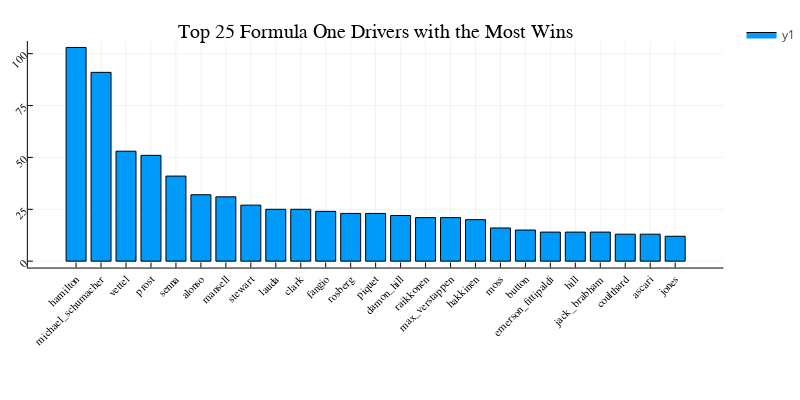

Here is the notebook cell this chart was saved with:
### Code cell
plotlyjs()
bar( df_drivers_winners25[:,:driverRef], df_drivers_winners25[:,:WinsCount], 
    rotation=45, xticks = :all,size=(800,400), 
    title="Top 25 Formula One Drivers with the Most Wins")

### Figure 1 — Plotly figure (JSON) as saved in the notebook; plotly's stock layout.template omitted (floating-point values rounded to 4 significant figures)
{"data": [{"fill": "tozeroy", "fillcolor": "rgba(0, 154, 250, 1.000)", "legendgroup": "y1", "line": {"color": "rgba(0, 0, 0, 1.000)", "dash": "solid", "width": 1}, "mode": "lines", "name": "y1", "showlegend": true, "type": "scatter", "x": [0.1, 0.1, 0.9, 0.9, 0.1, 0.1], "xaxis": "x1", "y": [103, 0, 0, 103, 103, 103], "yaxis": "y1"}, {"fill": "tozeroy", "fillcolor": "rgba(0, 154, 250, 1.000)", "legendgroup": "y1", "line": {"color": "rgba(0, 0, 0, 1.000)", "dash": "solid", "width": 1}, "mode": "lines", "name": "y1", "showlegend": false, "type": "scatter", "x": [1.1, 1.1, 1.9, 1.9, 1.1, 1.1], "xaxis": "x1", "y": [91, 0, 0, 91, 91, 91], "yaxis": "y1"}, {"fill": "tozeroy", "fillcolor": "rgba(0, 154, 250, 1.000)", "legendgroup": "y1", "line": {"color": "rgba(0, 0, 0, 1.000)", "dash": "solid", "width": 1}, "mode": "lines", "name": "y1", "showlegend": false, "type": "scatter", "x": [2.1, 2.1, 2.9, 2.9, 2.1, 2.1], "xaxis": "x1", "y": [53, 0, 0, 53, 53, 53], "yaxis": "y1"}, {"fill": "tozeroy", "fillcolor": "rgba(0, 154, 250, 1.000)", "legendgroup": "y1", "line": {"color": "rgba(0, 0, 0, 1.000)", "dash": "solid", "width": 1}, "mode": "lines", "name": "y1", "showlegend": false, "type": "scatter", "x": [3.1, 3.1, 3.9, 3.9, 3.1, 3.1], "xaxis": "x1", "y": [51, 0, 0, 51, 51, 51], "yaxis": "y1"}, {"fill": "tozeroy", "fillcolor": "rgba(0, 154, 250, 1.000)", "legendgroup": "y1", "line": {"color": "rgba(0, 0, 0, 1.000)", "dash": "solid", "width": 1}, "mode": "lines", "name": "y1", "showlegend": false, "type": "scatter", "x": [4.1, 4.1, 4.9, 4.9, 4.1, 4.1], "xaxis": "x1", "y": [41, 0, 0, 41, 41, 41], "yaxis": "y1"}, {"fill": "tozeroy", "fillcolor": "rgba(0, 154, 250, 1.000)", "legendgroup": "y1", "line": {"color": "rgba(0, 0, 0, 1.000)", "dash": "solid", "width": 1}, "mode": "lines", "name": "y1", "showlegend": false, "type": "scatter", "x": [5.1, 5.1, 5.9, 5.9, 5.1, 5.1], "xaxis": "x1", "y": [32, 0, 0, 32, 32, 32], "yaxis": "y1"}, {"fill": "tozeroy", "fillcolor": "rgba(0, 154, 250, 1.000)", "legendgroup": "y1", "line": {"color": "rgba(0, 0, 0, 1.000)", "dash": "solid", "width": 1}, "mode": "lines", "name": "y1", "showlegend": false, "type": "scatter", "x": [6.1, 6.1, 6.9, 6.9, 6.1, 6.1], "xaxis": "x1", "y": [31, 0, 0, 31, 31, 31], "yaxis": "y1"}, {"fill": "tozeroy", "fillcolor": "rgba(0, 154, 250, 1.000)", "legendgroup": "y1", "line": {"color": "rgba(0, 0, 0, 1.000)", "dash": "solid", "width": 1}, "mode": "lines", "name": "y1", "showlegend": false, "type": "scatter", "x": [7.1, 7.1, 7.9, 7.9, 7.1, 7.1], "xaxis": "x1", "y": [27, 0, 0, 27, 27, 27], "yaxis": "y1"}, {"fill": "tozeroy", "fillcolor": "rgba(0, 154, 250, 1.000)", "legendgroup": "y1", "line": {"color": "rgba(0, 0, 0, 1.000)", "dash": "solid", "width": 1}, "mode": "lines", "name": "y1", "showlegend": false, "type": "scatter", "x": [8.1, 8.1, 8.9, 8.9, 8.1, 8.1], "xaxis": "x1", "y": [25, 0, 0, 25, 25, 25], "yaxis": "y1"}, {"fill": "tozeroy", "fillcolor": "rgba(0, 154, 250, 1.000)", "legendgroup": "y1", "line": {"color": "rgba(0, 0, 0, 1.000)", "dash": "solid", "width": 1}, "mode": "lines", "name": "y1", "showlegend": false, "type": "scatter", "x": [9.1, 9.1, 9.9, 9.9, 9.1, 9.1], "xaxis": "x1", "y": [25, 0, 0, 25, 25, 25], "yaxis": "y1"}, {"fill": "tozeroy", "fillcolor": "rgba(0, 154, 250, 1.000)", "legendgroup": "y1", "line": {"color": "rgba(0, 0, 0, 1.000)", "dash": "solid", "width": 1}, "mode": "lines", "name": "y1", "showlegend": false, "type": "scatter", "x": [10.1, 10.1, 10.9, 10.9, 10.1, 10.1], "xaxis": "x1", "y": [24, 0, 0, 24, 24, 24], "yaxis": "y1"}, {"fill": "tozeroy", "fillcolor": "rgba(0, 154, 250, 1.000)", "legendgroup": "y1", "line": {"color": "rgba(0, 0, 0, 1.000)", "dash": "solid", "width": 1}, "mode": "lines", "name": "y1", "showlegend": false, "type": "scatter", "x": [11.1, 11.1, 11.9, 11.9, 11.1, 11.1], "xaxis": "x1", "y": [23, 0, 0, 23, 23, 23], "yaxis": "y1"}, {"fill": "tozeroy", "fillcolor": "rgba(0, 154, 250, 1.000)", "legendgroup": "y1", "line": {"color": "rgba(0, 0, 0, 1.000)", "dash": "solid", "width": 1}, "mode": "lines", "name": "y1", "showlegend": false, "type": "scatter", "x": [12.1, 12.1, 12.9, 12.9, 12.1, 12.1], "xaxis": "x1", "y": [23, 0, 0, 23, 23, 23], "yaxis": "y1"}, {"fill": "tozeroy", "fillcolor": "rgba(0, 154, 250, 1.000)", "legendgroup": "y1", "line": {"color": "rgba(0, 0, 0, 1.000)", "dash": "solid", "width": 1}, "mode": "lines", "name": "y1", "showlegend": false, "type": "scatter", "x": [13.1, 13.1, 13.9, 13.9, 13.1, 13.1], "xaxis": "x1", "y": [22, 0, 0, 22, 22, 22], "yaxis": "y1"}, {"fill": "tozeroy", "fillcolor": "rgba(0, 154, 250, 1.000)", "legendgroup": "y1", "line": {"color": "rgba(0, 0, 0, 1.000)", "dash": "solid", "width": 1}, "mode": "lines", "name": "y1", "showlegend": false, "type": "scatter", "x": [14.1, 14.1, 14.9, 14.9, 14.1, 14.1], "xaxis": "x1", "y": [21, 0, 0, 21, 21, 21], "yaxis": "y1"}, {"fill": "tozeroy", "fillcolor": "rgba(0, 154, 250, 1.000)", "legendgroup": "y1", "line": {"color": "rgba(0, 0, 0, 1.000)", "dash": "solid", "width": 1}, "mode": "lines", "name": "y1", "showlegend": false, "type": "scatter", "x": [15.1, 15.1, 15.9, 15.9, 15.1, 15.1], "xaxis": "x1", "y": [21, 0, 0, 21, 21, 21], "yaxis": "y1"}, {"fill": "tozeroy", "fillcolor": "rgba(0, 154, 250, 1.000)", "legendgroup": "y1", "line": {"color": "rgba(0, 0, 0, 1.000)", "dash": "solid", "width": 1}, "mode": "lines", "name": "y1", "showlegend": false, "type": "scatter", "x": [16.1, 16.1, 16.9, 16.9, 16.1, 16.1], "xaxis": "x1", "y": [20, 0, 0, 20, 20, 20], "yaxis": "y1"}, {"fill": "tozeroy", "fillcolor": "rgba(0, 154, 250, 1.000)", "legendgroup": "y1", "line": {"color": "rgba(0, 0, 0, 1.000)", "dash": "solid", "width": 1}, "mode": "lines", "name": "y1", "showlegend": false, "type": "scatter", "x": [17.1, 17.1, 17.9, 17.9, 17.1, 17.1], "xaxis": "x1", "y": [16, 0, 0, 16, 16, 16], "yaxis": "y1"}, {"fill": "tozeroy", "fillcolor": "rgba(0, 154, 250, 1.000)", "legendgroup": "y1", "line": {"color": "rgba(0, 0, 0, 1.000)", "dash": "solid", "width": 1}, "mode": "lines", "name": "y1", "showlegend": false, "type": "scatter", "x": [18.1, 18.1, 18.9, 18.9, 18.1, 18.1], "xaxis": "x1", "y": [15, 0, 0, 15, 15, 15], "yaxis": "y1"}, {"fill": "tozeroy", "fillcolor": "rgba(0, 154, 250, 1.000)", "legendgroup": "y1", "line": {"color": "rgba(0, 0, 0, 1.000)", "dash": "solid", "width": 1}, "mode": "lines", "name": "y1", "showlegend": false, "type": "scatter", "x": [19.1, 19.1, 19.9, 19.9, 19.1, 19.1], "xaxis": "x1", "y": [14, 0, 0, 14, 14, 14], "yaxis": "y1"}, {"fill": "tozeroy", "fillcolor": "rgba(0, 154, 250, 1.000)", "legendgroup": "y1", "line": {"color": "rgba(0, 0, 0, 1.000)", "dash": "solid", "width": 1}, "mode": "lines", "name": "y1", "showlegend": false, "type": "scatter", "x": [20.1, 20.1, 20.9, 20.9, 20.1, 20.1], "xaxis": "x1", "y": [14, 0, 0, 14, 14, 14], "yaxis": "y1"}, {"fill": "tozeroy", "fillcolor": "rgba(0, 154, 250, 1.000)", "legendgroup": "y1", "line": {"color": "rgba(0, 0, 0, 1.000)", "dash": "solid", "width": 1}, "mode": "lines", "name": "y1", "showlegend": false, "type": "scatter", "x": [21.1, 21.1, 21.9, 21.9, 21.1, 21.1], "xaxis": "x1", "y": [14, 0, 0, 14, 14, 14], "yaxis": "y1"}, {"fill": "tozeroy", "fillcolor": "rgba(0, 154, 250, 1.000)", "legendgroup": "y1", "line": {"color": "rgba(0, 0, 0, 1.000)", "dash": "solid", "width": 1}, "mode": "lines", "name": "y1", "showlegend": false, "type": "scatter", "x": [22.1, 22.1, 22.9, 22.9, 22.1, 22.1], "xaxis": "x1", "y": [13, 0, 0, 13, 13, 13], "yaxis": "y1"}, {"fill": "tozeroy", "fillcolor": "rgba(0, 154, 250, 1.000)", "legendgroup": "y1", "line": {"color": "rgba(0, 0, 0, 1.000)", "dash": "solid", "width": 1}, "mode": "lines", "name": "y1", "showlegend": false, "type": "scatter", "x": [23.1, 23.1, 23.9, 23.9, 23.1, 23.1], "xaxis": "x1", "y": [13, 0, 0, 13, 13, 13], "yaxis": "y1"}, {"fill": "tozeroy", "fillcolor": "rgba(0, 154, 250, 1.000)", "legendgroup": "y1", "line": {"color": "rgba(0, 0, 0, 1.000)", "dash": "solid", "width": 1}, "mode": "lines", "name": "y1", "showlegend": false, "type": "scatter", "x": [24.1, 24.1, 24.9, 24.9, 24.1, 24.1], "xaxis": "x1", "y": [12, 0, 0, 12, 12, 12], "yaxis": "y1"}, {"colorbar": {"title": ""}, "legendgroup": "y1", "marker": {"color": "rgba(0, 154, 250, 0.000)", "line": {"color": "rgba(0, 0, 0, 0.000)", "width": 1}, "size": 0, "symbol": "circle"}, "mode": "markers", "name": "y1", "showlegend": false, "type": "scatter", "x": [0.5, 1.5, 2.5, 3.5, 4.5, 5.5, 6.5, 7.5, 8.5, 9.5, 10.5, 11.5, 12.5, 13.5, 14.5, 15.5, 16.5, 17.5, 18.5, 19.5, 20.5, 21.5, 22.5, 23.5, 24.5], "xaxis": "x", "y": [103, 91, 53, 51, 41, 32, 31, 27, 25, 25, 24, 23, 23, 22, 21, 21, 20, 16, 15, 14, 14, 14, 13, 13, 12], "yaxis": "y", "zmax": null, "zmin": null}], "layout": {"annotations": [{"font": {"color": "rgba(0, 0, 0, 1.000)", "family": "sans-serif", "size": 20}, "rotation": 0, "showarrow": false, "text": "Top 25 Formula One Drivers with the Most Wins", "x": 0.5167, "xanchor": "center", "xref": "paper", "y": 1, "yanchor": "top", "yref": "paper"}], "height": 400, "legend_position": {"bgcolor": "rgba(255, 255, 255, 1.000)", "bordercolor": "rgba(0, 0, 0, 1.000)", "borderwidth": 1, "font": {"color": "rgba(0, 0, 0, 1.000)", "family": "sans-serif", "size": 11}, "title": {"font": {"color": "rgba(0, 0, 0, 1.000)", "family": "sans-serif", "size": 15}, "text": ""}, "tracegroupgap": 0, "traceorder": "normal", "x": 1, "xanchor": "auto", "y": 1, "yanchor": "auto"}, "margin": {"b": 20, "l": 0, "r": 0, "t": 20}, "paper_bgcolor": "rgba(255, 255, 255, 1.000)", "plot_bgcolor": "rgba(255, 255, 255, 1.000)", "showlegend": true, "width": 800, "xaxis": {"anchor": "y", "domain": [0.03831, 0.9951], "gridcolor": "rgba(0, 0, 0, 0.100)", "gridwidth": 0.5, "linecolor": "rgba(0, 0, 0, 1.000)", "mirror": false, "range": [-1.433, 26.43], "showgrid": true, "showline": true, "showticklabels": true, "tickangle": -45, "tickcolor": "rgb(0, 0, 0)", "tickfont": {"color": "rgba(0, 0, 0, 1.000)", "family": "sans-serif", "size": 11}, "tickmode": "array", "ticks": "inside", "ticktext": ["hamilton", "michael_schumacher", "vettel", "prost", "senna", "alonso", "mansell", "stewart", "lauda", "clark", "fangio", "rosberg", "piquet", "damon_hill", "raikkonen", "max_verstappen", "hakkinen", "moss", "button", "emerson_fittipaldi", "hill", "jack_brabham", "coulthard", "ascari", "jones"], "tickvals": [0.5, 1.5, 2.5, 3.5, 4.5, 5.5, 6.5, 7.5, 8.5, 9.5, 10.5, 11.5, 12.5, 13.5, 14.5, 15.5, 16.5, 17.5, 18.5, 19.5, 20.5, 21.5, 22.5, 23.5, 24.5], "title": "", "titlefont": {"color": "rgba(0, 0, 0, 1.000)", "family": "sans-serif", "size": 15}, "type": "-", "visible": true, "zeroline": false, "zerolinecolor": "rgba(0, 0, 0, 1.000)"}, "yaxis": {"anchor": "x", "domain": [0.3123, 0.9415], "gridcolor": "rgba(0, 0, 0, 0.100)", "gridwidth": 0.5, "linecolor": "rgba(0, 0, 0, 1.000)", "mirror": false, "range": [-3.09, 106.1], "showgrid": true, "showline": true, "showticklabels": true, "tickangle": -45, "tickcolor": "rgb(0, 0, 0)", "tickfont": {"color": "rgba(0, 0, 0, 1.000)", "family": "sans-serif", "size": 11}, "tickmode": "array", "ticks": "inside", "ticktext": ["0", "25", "50", "75", "100"], "tickvals": [0, 25, 50, 75, 100], "title": "", "titlefont": {"color": "rgba(0, 0, 0, 1.000)", "family": "sans-serif", "size": 15}, "type": "-", "visible": true, "zeroline": false, "zerolinecolor": "rgba(0, 0, 0, 1.000)"}}}
